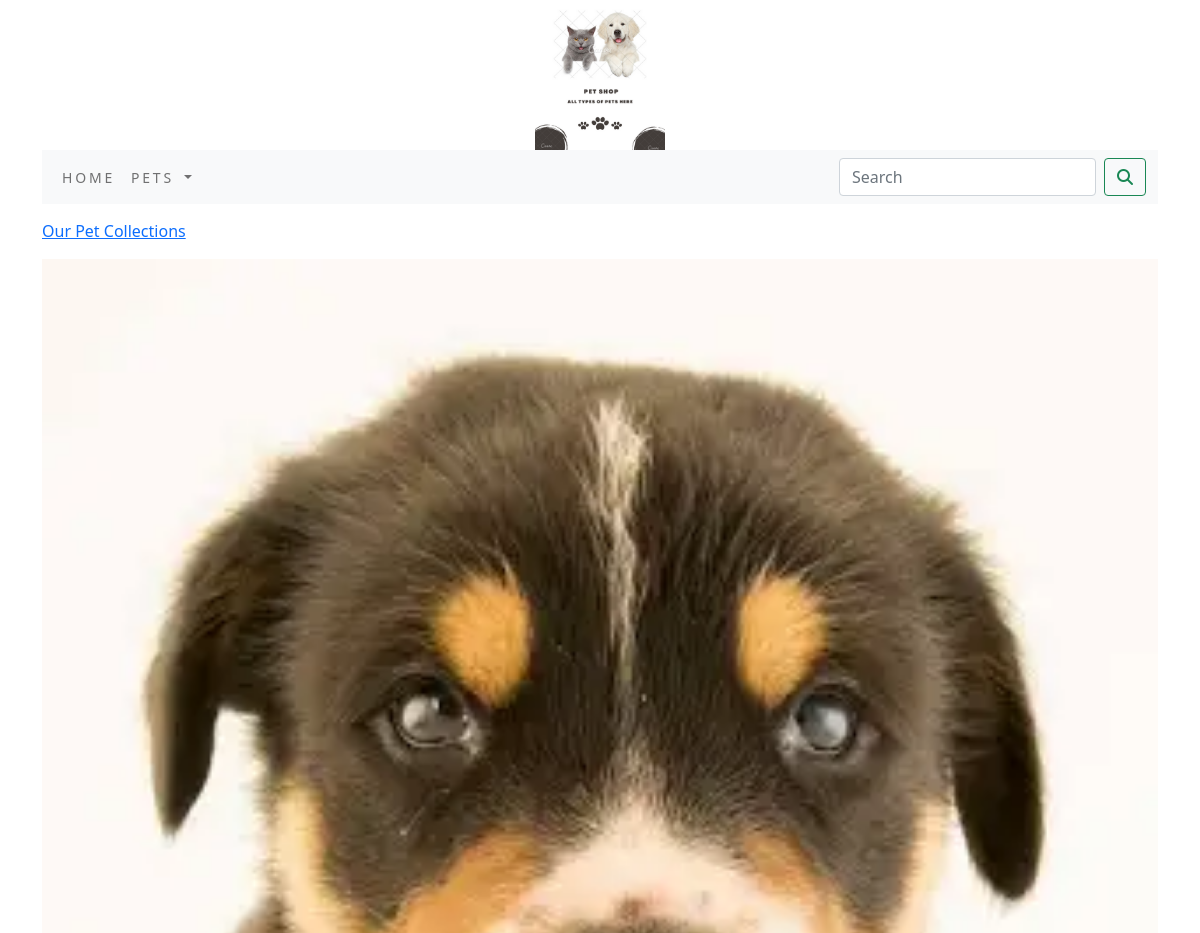
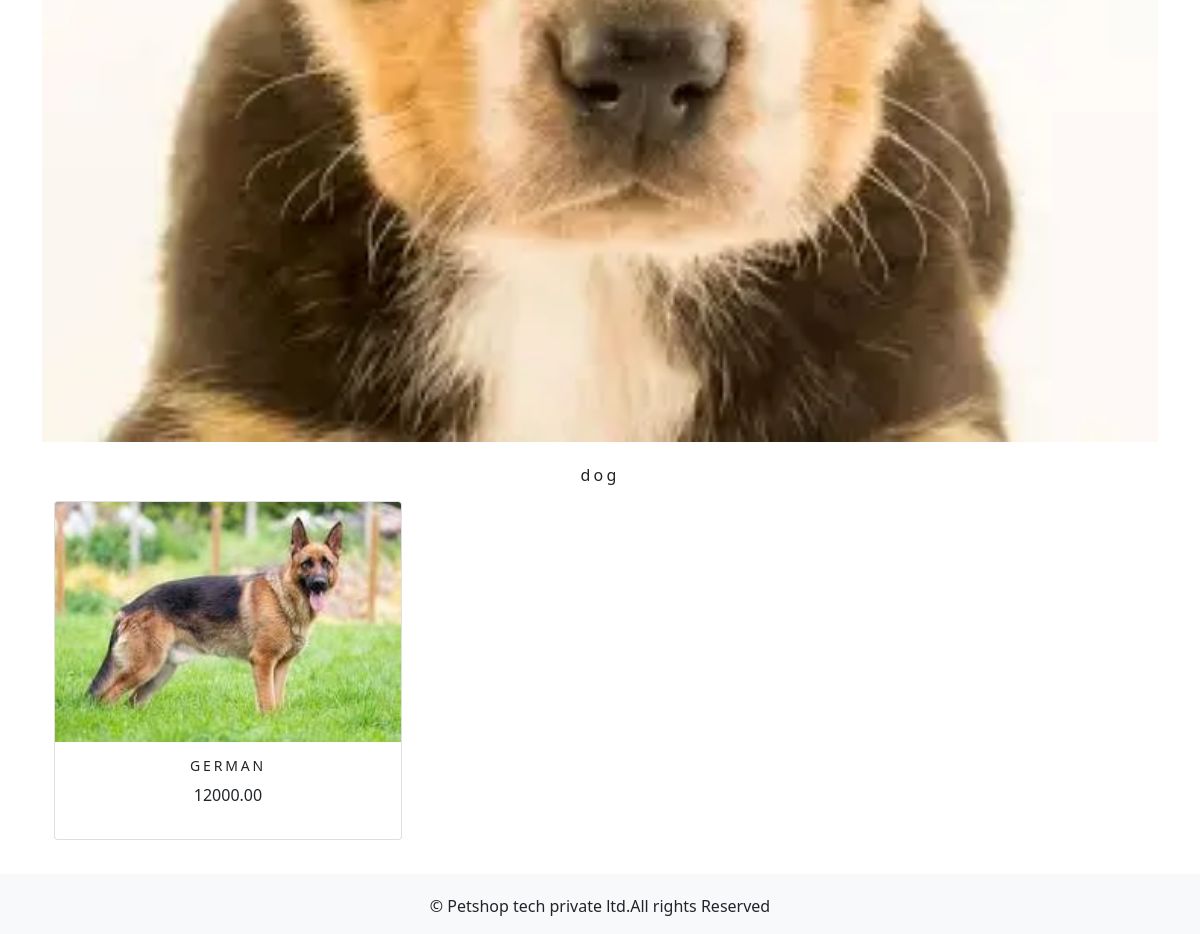
Screenshot of /shop/dog/ with the database file from the repository (2 pictures, top to bottom).
### shop/models.py (models this page shows, shortened)
class Category(models.Model):
    name=models.CharField(max_length=250,unique=True)
    slug=models.SlugField(max_length=250,unique=True)
    description=models.TextField(blank=True)
    image=models.ImageField(upload_to='category',blank=True)
    class Meta:
         ordering=('name',)
         verbose_name='category'
         verbose_name_plural='categories'
    def get_url(self):
        return reverse('shop:products_by_category',args=[self.slug])

class Product(models.Model):
    name=models.CharField(max_length=250,unique=True)
    slug=models.SlugField(max_length=250,unique=True)
    description=models.TextField(blank=True)
    price=models.DecimalField(max_digits=10,decimal_places=2)
    category=models.ForeignKey(Category,on_delete=models.CASCADE)
    image=models.ImageField(upload_to='product',blank=True)
    stock=models.IntegerField()
    available=models.BooleanField(default=True)
    created=models.DateTimeField(auto_now_add=True)
    updated=models.DateTimeField(auto_now=True)
    def get_url(self):
        return reverse('shop:prodCatdetail',args=[self.category.slug,self.slug])
    class Meta:
        ordering=('name',)
        verbose_name='product'
        verbose_name_plural='products'

### shop/views.py (the view)
# urls.py: path('',views.allProdCat,name='allProdCat'),
def allProdCat(request,c_slug=None):
    c_page=None
    products_list=None
    if c_slug!=None:
        c_page=get_object_or_404(Category,slug=c_slug)
        products_list=Product.objects.all().filter(category=c_page,available=True)
    else:
        products_list=Product.objects.all().filter(available=True)
    paginator=Paginator(products_list,6)
    try:
        page=int(request.GET.get('page','1'))
    except:
        page=1
    try:
        products=paginator.page(page)
    except(EmptyPage,InvalidPage):
        products=paginator.page(paginator.num_pages)
    return  render(request,"category.html",{'category':c_page,'products':products})

### cart/context_processors.py (called while the page is built)
def counter(request):
    item_count=0
    if 'admin' in request.path:
        return {}
    else:
        try:
            cart=Cart.objects.filter(cart_id=_cart_id(request))
            car_items=CartItem.objects.all().filter(cart=cart[:1])
            for cart_item in car_items:
                item_count += cart_item.quantity
        except Cart.DoesNotExist:
            item_count =0
    return dict(item_count=item_count)

### cart/views.py (called while the page is built)
def _cart_id(request):
    cart=request.session.session_key
    if not cart:
        cart=request.session.create()
    return cart

### shop/context_processors.py (called while the page is built)
def menu_links(request):
    links=Category.objects.all()
    return dict(links=links)

### template/category.html (shortened to what this page needs)
{% extends 'base.html' %}
{% load static %}
{% block content %}
   {% if category %}
<div>
    <div class="row my_row_class">
        <div class="mx-auto">
        <p><a href="{% url 'shop:allProdCat' %}">Our Pet Collections</a></p>
    </div>
          </div>
   {% endif %}
<div class="mx_auto">
    {% if category %}
    <img class="my_image" src="{{category.image.url}}" alt="{{category.name}}">
</div> <br>
<div>
    <h1 class="text-center my_title">{{category.name}}</h1>
</div>
  {% endif %}
<div class="container">
    <div class="row mx_auto">
        {% for product in products.object_list %}
        <div class="my_bottom_margin col-9 col-sm-12 col-md-4  col-lg-4">
            <div class="card text-center" style="min-width:18rem;">
                <a href="{{product.get_url}}"><img class="card-img-top my_image" src="{{product.image.url}}" width="10px;" height="150px;" alt="{{product.name}}" ></a>
            <div class="card-body">
                <h4>{{product.name}}</h4>
                <p>{{product.price}}</p>
            </div>
            </div>
        </div>
   {% endfor %}
    </div>
    <br>
</div>
    </div>
{% endblock %}

### static/css/custom.css (style rules this page uses)
body { font-family: 'Roboto', sans-serif; }
.my_row_class { padding-top :15px; }
.my_image { width:100%; height:auto; }
.my_title { font-size:16px; text_transform:uppercase; letter-spacing:.2em; }
.my_bottom_margin { margin-bottom:10px; }
.card-body h4 { font-size:14px; text-transform:uppercase; letter-spacing:.2em }

### rows the page displays
Category: image (picture), name "dog"
Product: image (picture), name "GERMAN", price "12000.00"
